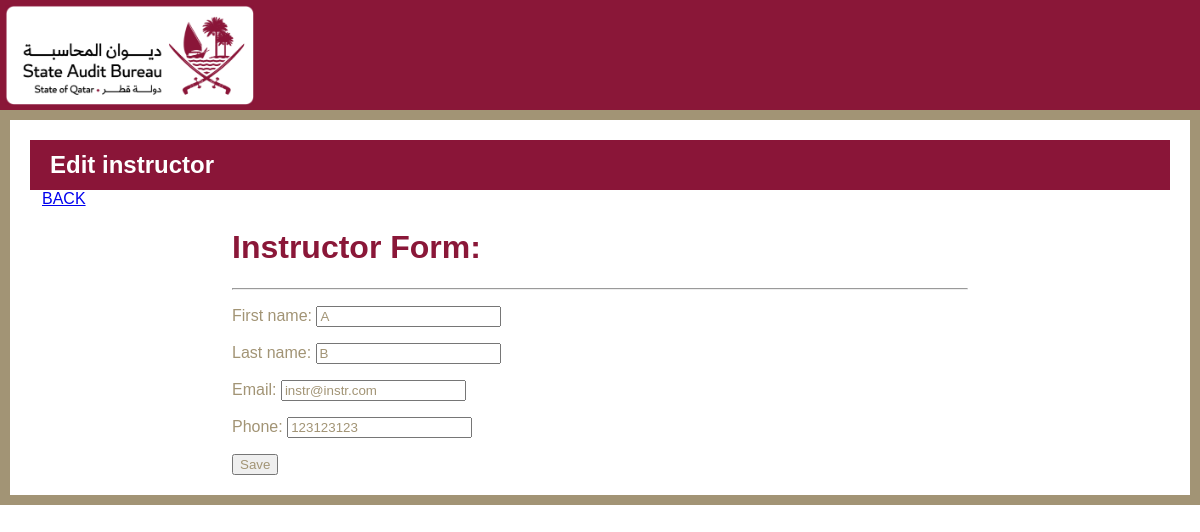
Screenshot of /instructor-update/1/ with the database file from the repository.
### base/models.py (models this page shows, shortened)
class Instructor(models.Model):
     id = models.AutoField(primary_key=True)
     first_name = models.CharField(max_length=255)
     last_name = models.CharField(max_length=255)
     email = models.EmailField(max_length=156)
     phone = models.CharField(max_length= 20)

### base/views.py (the view)
# urls.py: path('instructor-update/<int:pk>/', InstructorUpdate.as_view(), name="instructor-update"),
class InstructorUpdate(UpdateView):
    model = Instructor
    template_name = 'base/admin_dashboard/instructor_form.html'
    fields = '__all__'
    success_url = reverse_lazy("instructors")

### base/templates/base/admin_dashboard/instructor_form.html (shortened to what this page needs)
{% load static %}
<!DOCTYPE html>
<html>
   <head>
      <link rel="stylesheet" href="https://cdnjs.cloudflare.com/ajax/libs/font-awesome/6.3.0/css/all.min.css" />
	    <link rel="stylesheet" href="https://cdnjs.cloudflare.com/ajax/libs/bootstrap/5.3.0-alpha1/css/bootstrap-grid.min.css" />
      <link rel="stylesheet" href="{% static 'css/reg_style.css' %}">
</head>
   <body>
    <div class="header">
      <div class="logo">
         <img src="{% static 'img/primary-rgb-state-audit-bureau-1@2x.png' %}" alt="Logo">
        </div>
    </div>
    <div class="gold-border container-fluid">
      <div class="maroon-bar">
        <h2>Edit instructor</h2>
      </div>
      <div class="container">
        <div class="row justify-content-center">
          <a href="{% url 'managers' %}">BACK</a>
          <div class="col-md-8">
            <div class="card">
              <div class="card-header">
                <h1 style="color:#8A1738" > Instructor Form:</h1>
                <hr/>
              </div>
              <div class="card-body" >
                <form method="POST" action="">
                    {{form.as_p}}
                    <input type="submit" value="Save">
                </form>
              </div>
            </div>
          </div>
        </div>
      </div>
    </div>
</body>
</html>

### base/static/css/reg_style.css (style rules this page uses)
* { box-sizing: border-box; }
body { margin: 0; font-family: sans-serif; color: #A29475; }
.header { display: flex; justify-content: space-between; align-items: center; padding: 10px; background-color: #8A1738; height: 110px; }
.logo img { height: 100px; left: 5px; position: absolute; top: 5px; }
form, label, input, select, textarea { color: #A29475 !important; }

### base/templates/base/admin_dashboard/instructor_form.html (style rules this page uses)
body { margin: 20px; background-color: #fff; }
.gold-border { border: 10px solid#A29475; padding: 20px; background-color: #fff; }
.maroon-bar { background-color: #8A1538; color: #fff; height: 50px; display: flex; align-items: center; justify-content: flex-start; padding: 0 20px; }
.maroon-bar h2 { margin: 0; font-weight: bold; font-size: 24px; }

### rows the page displays
Instructor: first_name "A", last_name "B", email "instr@instr.com", phone "123123123"
